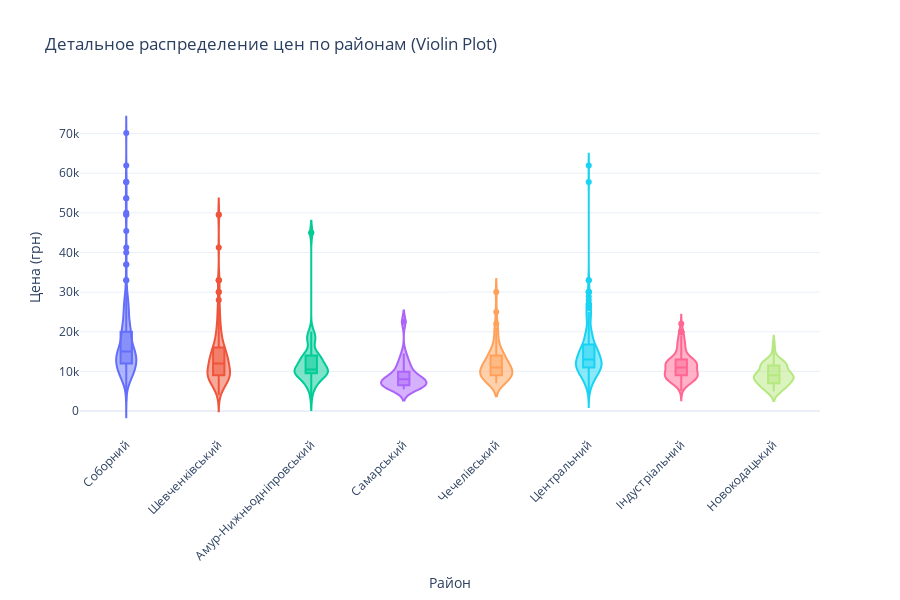

Notebook cell for this chart:
### Code cell
# Violin plot - распределение цен с подробностями
fig_violin = px.violin(
    df_clean,
    x='district',
    y='price',
    color='district',
    box=True,
    points='outliers',
    title='Детальное распределение цен по районам (Violin Plot)',
    labels={'district': 'Район', 'price': 'Цена (грн)'},
    height=600
)

fig_violin.update_layout(
    xaxis_tickangle=-45,
    showlegend=False,
    template='plotly_white'
)

fig_violin.show()

### Figure 1 — Plotly figure (JSON) as saved in the notebook; plotly's stock layout.template omitted (floating-point values rounded to 4 significant figures; data arrays with more than 128 entries replaced by an {"elided": "..."} marker saying what was removed)
{"data": [{"alignmentgroup": "True", "box": {"visible": true}, "hovertemplate": "Район=%{x}<br>Цена (грн)=%{y}<extra></extra>", "legendgroup": "Соборний", "marker": {"color": "#636efa"}, "name": "Соборний", "offsetgroup": "Соборний", "orientation": "v", "points": "outliers", "scalegroup": "True", "showlegend": true, "type": "violin", "x": {"elided": "273 str values"}, "x0": " ", "xaxis": "x", "y": {"elided": "273 float values"}, "y0": " ", "yaxis": "y"}, {"alignmentgroup": "True", "box": {"visible": true}, "hovertemplate": "Район=%{x}<br>Цена (грн)=%{y}<extra></extra>", "legendgroup": "Шевченківський", "marker": {"color": "#EF553B"}, "name": "Шевченківський", "offsetgroup": "Шевченківський", "orientation": "v", "points": "outliers", "scalegroup": "True", "showlegend": true, "type": "violin", "x": {"elided": "145 str values"}, "x0": " ", "xaxis": "x", "y": {"elided": "145 float values"}, "y0": " ", "yaxis": "y"}, {"alignmentgroup": "True", "box": {"visible": true}, "hovertemplate": "Район=%{x}<br>Цена (грн)=%{y}<extra></extra>", "legendgroup": "Амур-Нижньодніпровський", "marker": {"color": "#00cc96"}, "name": "Амур-Нижньодніпровський", "offsetgroup": "Амур-Нижньодніпровський", "orientation": "v", "points": "outliers", "scalegroup": "True", "showlegend": true, "type": "violin", "x": ["Амур-Нижньодніпровський", "Амур-Нижньодніпровський", "Амур-Нижньодніпровський", "Амур-Нижньодніпровський", "Амур-Нижньодніпровський", "Амур-Нижньодніпровський", "Амур-Нижньодніпровський", "Амур-Нижньодніпровський", "Амур-Нижньодніпровський", "Амур-Нижньодніпровський", "Амур-Нижньодніпровський", "Амур-Нижньодніпровський", "Амур-Нижньодніпровський", "Амур-Нижньодніпровський", "Амур-Нижньодніпровський", "Амур-Нижньодніпровський", "Амур-Нижньодніпровський", "Амур-Нижньодніпровський", "Амур-Нижньодніпровський", "Амур-Нижньодніпровський", "Амур-Нижньодніпровський", "Амур-Нижньодніпровський", "Амур-Нижньодніпровський", "Амур-Нижньодніпровський", "Амур-Нижньодніпровський", "Амур-Нижньодніпровський", "Амур-Нижньодніпровський", "Амур-Нижньодніпровський", "Амур-Нижньодніпровський", "Амур-Нижньодніпровський", "Амур-Нижньодніпровський", "Амур-Нижньодніпровський", "Амур-Нижньодніпровський", "Амур-Нижньодніпровський", "Амур-Нижньодніпровський", "Амур-Нижньодніпровський", "Амур-Нижньодніпровський", "Амур-Нижньодніпровський", "Амур-Нижньодніпровський", "Амур-Нижньодніпровський", "Амур-Нижньодніпровський", "Амур-Нижньодніпровський", "Амур-Нижньодніпровський", "Амур-Нижньодніпровський", "Амур-Нижньодніпровський", "Амур-Нижньодніпровський", "Амур-Нижньодніпровський", "Амур-Нижньодніпровський", "Амур-Нижньодніпровський", "Амур-Нижньодніпровський", "Амур-Нижньодніпровський", "Амур-Нижньодніпровський", "Амур-Нижньодніпровський", "Амур-Нижньодніпровський", "Амур-Нижньодніпровський", "Амур-Нижньодніпровський", "Амур-Нижньодніпровський", "Амур-Нижньодніпровський", "Амур-Нижньодніпровський", "Амур-Нижньодніпровський", "Амур-Нижньодніпровський", "Амур-Нижньодніпровський", "Амур-Нижньодніпровський", "Амур-Нижньодніпровський", "Амур-Нижньодніпровський", "Амур-Нижньодніпровський", "Амур-Нижньодніпровський", "Амур-Нижньодніпровський", "Амур-Нижньодніпровський", "Амур-Нижньодніпровський"], "x0": " ", "xaxis": "x", "y": [45000.0, 45000.0, 10000.0, 18000.0, 18000.0, 14000.0, 14000.0, 11500.0, 12000.0, 19000.0, 10000.0, 10000.0, 10000.0, 10000.0, 12000.0, 6000.0, 12000.0, 9000.0, 10000.0, 14000.0, 12000.0, 13000.0, 10000.0, 10000.0, 9500.0, 7000.0, 3300.0, 18000.0, 10000.0, 10000.0, 11000.0, 6500.0, 9000.0, 14000.0, 14000.0, 8000.0, 9000.0, 13000.0, 14000.0, 18000.0, 9500.0, 10500.0, 10500.0, 9000.0, 19000.0, 9500.0, 7000.0, 17500.0, 13000.0, 5500.0, 9500.0, 14500.0, 13000.0, 13000.0, 11000.0, 10000.0, 11000.0, 12000.0, 7000.0, 10500.0, 9500.0, 20000.0, 9000.0, 10000.0, 13000.0, 7500.0, 14000.0, 7500.0, 8500.0, 20000.0], "y0": " ", "yaxis": "y"}, {"alignmentgroup": "True", "box": {"visible": true}, "hovertemplate": "Район=%{x}<br>Цена (грн)=%{y}<extra></extra>", "legendgroup": "Самарський", "marker": {"color": "#ab63fa"}, "name": "Самарський", "offsetgroup": "Самарський", "orientation": "v", "points": "outliers", "scalegroup": "True", "showlegend": true, "type": "violin", "x": ["Самарський", "Самарський", "Самарський", "Самарський", "Самарський", "Самарський", "Самарський", "Самарський", "Самарський", "Самарський", "Самарський", "Самарський", "Самарський", "Самарський", "Самарський", "Самарський", "Самарський", "Самарський", "Самарський", "Самарський", "Самарський", "Самарський", "Самарський"], "x0": " ", "xaxis": "x", "y": [7000.0, 8000.0, 12500.0, 6300.0, 14500.0, 6000.0, 6500.0, 6000.0, 22500.0, 7000.0, 12000.0, 8000.0, 5500.0, 6000.0, 9500.0, 7000.0, 11000.0, 10000.0, 6500.0, 8000.0, 8000.0, 8000.0, 9000.0], "y0": " ", "yaxis": "y"}, {"alignmentgroup": "True", "box": {"visible": true}, "hovertemplate": "Район=%{x}<br>Цена (грн)=%{y}<extra></extra>", "legendgroup": "Чечелівський", "marker": {"color": "#FFA15A"}, "name": "Чечелівський", "offsetgroup": "Чечелівський", "orientation": "v", "points": "outliers", "scalegroup": "True", "showlegend": true, "type": "violin", "x": ["Чечелівський", "Чечелівський", "Чечелівський", "Чечелівський", "Чечелівський", "Чечелівський", "Чечелівський", "Чечелівський", "Чечелівський", "Чечелівський", "Чечелівський", "Чечелівський", "Чечелівський", "Чечелівський", "Чечелівський", "Чечелівський", "Чечелівський", "Чечелівський", "Чечелівський", "Чечелівський", "Чечелівський", "Чечелівський", "Чечелівський", "Чечелівський", "Чечелівський", "Чечелівський", "Чечелівський", "Чечелівський", "Чечелівський", "Чечелівський", "Чечелівський", "Чечелівський", "Чечелівський", "Чечелівський", "Чечелівський", "Чечелівський", "Чечелівський", "Чечелівський", "Чечелівський", "Чечелівський", "Чечелівський", "Чечелівський", "Чечелівський", "Чечелівський", "Чечелівський", "Чечелівський", "Чечелівський", "Чечелівський", "Чечелівський", "Чечелівський", "Чечелівський", "Чечелівський", "Чечелівський", "Чечелівський", "Чечелівський", "Чечелівський", "Чечелівський", "Чечелівський", "Чечелівський", "Чечелівський", "Чечелівський", "Чечелівський", "Чечелівський", "Чечелівський", "Чечелівський", "Чечелівський", "Чечелівський", "Чечелівський", "Чечелівський", "Чечелівський", "Чечелівський", "Чечелівський", "Чечелівський", "Чечелівський", "Чечелівський", "Чечелівський", "Чечелівський"], "x0": " ", "xaxis": "x", "y": [30000.0, 10000.0, 8500.0, 12000.0, 8000.0, 18000.0, 16500.0, 10000.0, 22000.0, 10000.0, 8000.0, 13000.0, 11000.0, 8000.0, 11500.0, 21000.0, 12000.0, 14000.0, 7000.0, 8000.0, 25000.0, 9000.0, 10000.0, 11500.0, 9500.0, 8500.0, 9500.0, 16000.0, 7000.0, 14000.0, 7000.0, 8000.0, 11000.0, 9500.0, 10500.0, 9500.0, 8500.0, 10000.0, 14500.0, 10000.0, 10000.0, 8000.0, 9500.0, 7000.0, 20000.0, 8000.0, 9000.0, 13000.0, 11500.0, 12000.0, 16000.0, 7000.0, 12000.0, 9500.0, 9500.0, 14000.0, 11500.0, 13000.0, 12000.0, 15000.0, 15000.0, 13500.0, 8500.0, 12500.0, 14000.0, 10000.0, 10000.0, 11000.0, 20000.0, 17800.0, 12000.0, 15000.0, 14000.0, 7000.0, 9999.0, 11500.0, 7000.0], "y0": " ", "yaxis": "y"}, {"alignmentgroup": "True", "box": {"visible": true}, "hovertemplate": "Район=%{x}<br>Цена (грн)=%{y}<extra></extra>", "legendgroup": "Центральний", "marker": {"color": "#19d3f3"}, "name": "Центральний", "offsetgroup": "Центральний", "orientation": "v", "points": "outliers", "scalegroup": "True", "showlegend": true, "type": "violin", "x": {"elided": "248 str values"}, "x0": " ", "xaxis": "x", "y": {"elided": "248 float values"}, "y0": " ", "yaxis": "y"}, {"alignmentgroup": "True", "box": {"visible": true}, "hovertemplate": "Район=%{x}<br>Цена (грн)=%{y}<extra></extra>", "legendgroup": "Індустріальний", "marker": {"color": "#FF6692"}, "name": "Індустріальний", "offsetgroup": "Індустріальний", "orientation": "v", "points": "outliers", "scalegroup": "True", "showlegend": true, "type": "violin", "x": {"elided": "166 str values"}, "x0": " ", "xaxis": "x", "y": {"elided": "166 float values"}, "y0": " ", "yaxis": "y"}, {"alignmentgroup": "True", "box": {"visible": true}, "hovertemplate": "Район=%{x}<br>Цена (грн)=%{y}<extra></extra>", "legendgroup": "Новокодацький", "marker": {"color": "#B6E880"}, "name": "Новокодацький", "offsetgroup": "Новокодацький", "orientation": "v", "points": "outliers", "scalegroup": "True", "showlegend": true, "type": "violin", "x": ["Новокодацький", "Новокодацький", "Новокодацький", "Новокодацький", "Новокодацький", "Новокодацький", "Новокодацький", "Новокодацький", "Новокодацький", "Новокодацький", "Новокодацький", "Новокодацький", "Новокодацький", "Новокодацький", "Новокодацький", "Новокодацький", "Новокодацький", "Новокодацький", "Новокодацький", "Новокодацький", "Новокодацький", "Новокодацький", "Новокодацький", "Новокодацький", "Новокодацький", "Новокодацький", "Новокодацький", "Новокодацький", "Новокодацький", "Новокодацький", "Новокодацький", "Новокодацький", "Новокодацький", "Новокодацький", "Новокодацький", "Новокодацький", "Новокодацький", "Новокодацький", "Новокодацький", "Новокодацький", "Новокодацький", "Новокодацький", "Новокодацький", "Новокодацький", "Новокодацький", "Новокодацький", "Новокодацький", "Новокодацький", "Новокодацький"], "x0": " ", "xaxis": "x", "y": [11500.0, 8000.0, 14000.0, 5500.0, 10500.0, 9000.0, 9000.0, 10000.0, 8500.0, 9000.0, 8000.0, 9000.0, 12000.0, 7000.0, 9000.0, 7000.0, 9000.0, 12000.0, 7500.0, 5000.0, 6000.0, 9000.0, 6000.0, 12000.0, 12000.0, 12000.0, 9000.0, 8000.0, 9000.0, 5000.0, 7000.0, 12500.0, 6000.0, 8500.0, 5000.0, 8500.0, 12000.0, 8500.0, 10600.0, 12000.0, 7000.0, 6000.0, 12000.0, 7000.0, 11500.0, 7000.0, 10500.0, 9000.0, 16500.0], "y0": " ", "yaxis": "y"}], "layout": {"height": 600, "legend": {"title": {"text": "Район"}, "tracegroupgap": 0}, "showlegend": false, "title": {"text": "Детальное распределение цен по районам (Violin Plot)"}, "violinmode": "overlay", "xaxis": {"anchor": "y", "categoryarray": ["Соборний", "Шевченківський", "Амур-Нижньодніпровський", "Самарський", "Чечелівський", "Центральний", "Індустріальний", "Новокодацький"], "categoryorder": "array", "domain": [0, 1], "tickangle": -45, "title": {"text": "Район"}}, "yaxis": {"anchor": "x", "domain": [0, 1], "title": {"text": "Цена (грн)"}}}}
